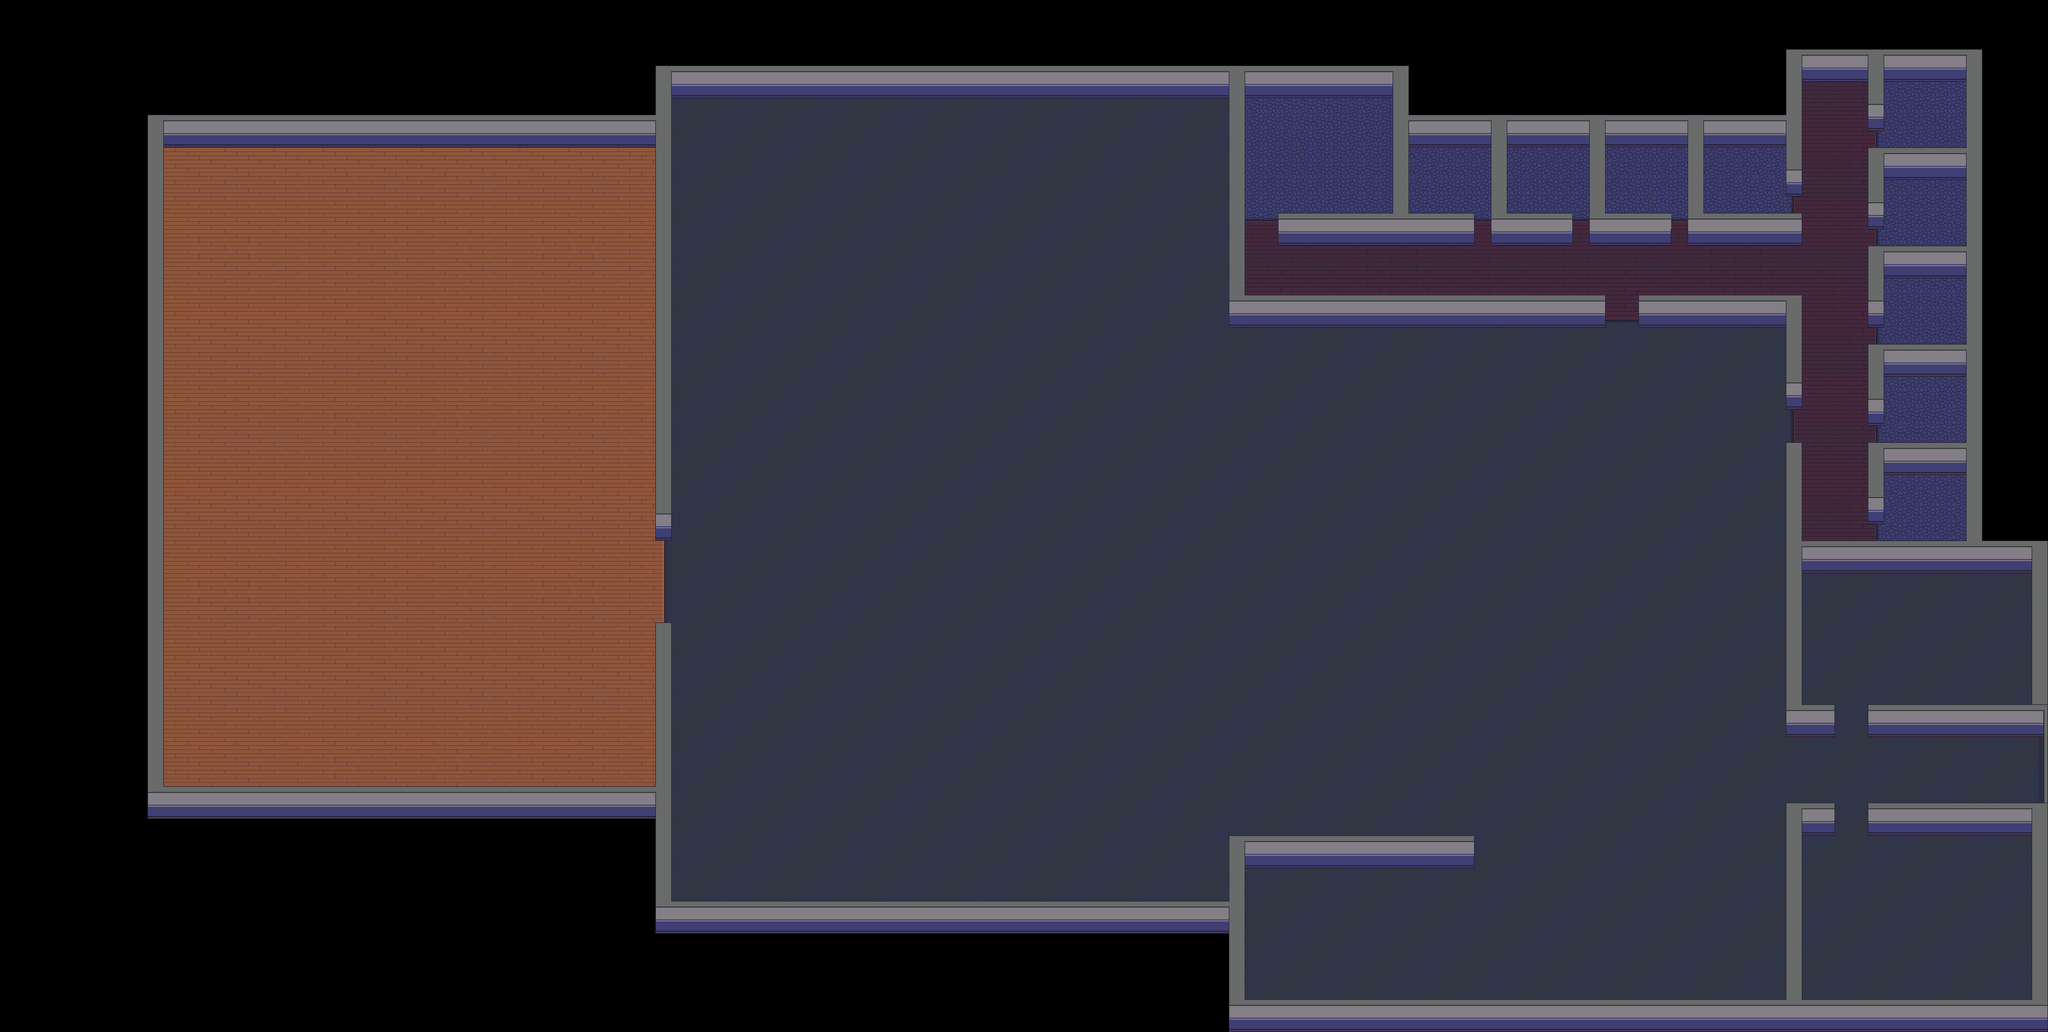

This game map was drawn from its Tiled (.tmx) file and the tilesets committed beside it. A one-line description and the trimmed map source follow:
An orthogonal 125x63 tile map with 32x32 px tiles, 10 tile layers (Floor, Floor 2, Floor 2 Texture (50%), Floor 3, ...), 2 hidden layers not drawn, 9 tilesets.

<map version="1.4" tiledversion="1.4.2" orientation="orthogonal" renderorder="right-down" width="125" height="63" tilewidth="32" tileheight="32" infinite="0" nextlayerid="21" nextobjectid="1">
 <tileset firstgid="1" source="../../tilesets/Gather Floors 1.x.tsx" />
 <tileset firstgid="2561" source="../../tilesets/Gather Tables 1.x.tsx" />
 <tileset firstgid="3367" source="../../tilesets/Gather Plants 1.x.tsx" />
 <tileset firstgid="4167" source="../../tilesets/Gather Chairs 1.x.tsx" />
 <tileset firstgid="4567" source="../../tilesets/Gather Decoration 1.x.tsx" />
 <tileset firstgid="10327" source="../../tilesets/Gather Swatches 1.x.tsx" />
 <tileset firstgid="10527" source="../../tilesets/Gather Walls Interior 1.x.tsx" />
 <tileset firstgid="12527" source="../../tilesets/Gather Games 1.x.tsx" />
 <tileset firstgid="13127" source="../../tilesets/Gather Shadows 1.x.tsx" />
 <group id="20" name="BG">
  <layer id="14" name="Water Background" width="125" height="63" visible="0">
   <data>[7875 cells, 1163 non-empty, 1 distinct tile ids]</data>
  </layer>
  <layer id="15" name="Water Texture (50%)" width="125" height="63" visible="0" opacity="0.7">
   <data>[7875 cells, 1214 non-empty, 1 distinct tile ids]</data>
  </layer>
  <layer id="2" name="Floor" width="125" height="63">
   <data>[7875 cells, 5888 non-empty, 7 distinct tile ids]</data>
  </layer>
  <layer id="3" name="Floor 2" width="125" height="63">
   <data>[7875 cells, 875 non-empty, 14 distinct tile ids]</data>
  </layer>
  <layer id="4" name="Floor 2 Texture (50%)" width="125" height="63" opacity="0.5">
   <data>[7875 cells, 1 non-empty, 1 distinct tile ids]</data>
  </layer>
  <layer id="11" name="Floor 3" width="125" height="63">
   <data>[7875 cells, 276 non-empty, 9 distinct tile ids]</data>
  </layer>
  <layer id="1" name="Walls" width="125" height="63">
   <data>[7875 cells, 970 non-empty, 37 distinct tile ids]</data>
  </layer>
  <layer id="7" name="L0" width="125" height="63">
   <data>[7875 cells, 0 non-empty, 0 distinct tile ids]</data>
  </layer>
  <layer id="5" name="L1" width="125" height="63">
   <data>[7875 cells, 0 non-empty, 0 distinct tile ids]</data>
  </layer>
  <layer id="6" name="L2" width="125" height="63">
   <data>[7875 cells, 0 non-empty, 0 distinct tile ids]</data>
  </layer>
  <layer id="8" name="L3" width="125" height="63">
   <data>[7875 cells, 0 non-empty, 0 distinct tile ids]</data>
  </layer>
 </group>
 <group id="19" name="FG">
  <layer id="17" name="FG walls" width="125" height="63">
   <data>[7875 cells, 201 non-empty, 14 distinct tile ids]</data>
  </layer>
 </group>
</map>
